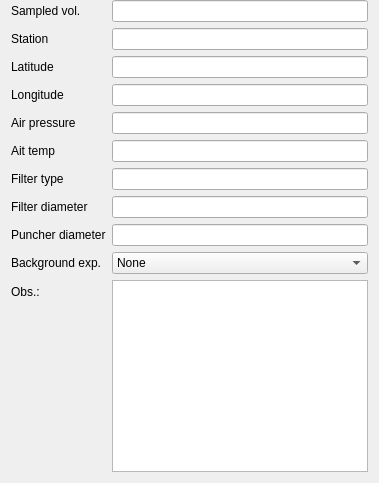
                <widget class="QWidget" name="punched_filter_page">
                 <property name="sizePolicy">
                  <sizepolicy hsizetype="Preferred" vsizetype="Preferred">
                   <horstretch>0</horstretch>
                   <verstretch>0</verstretch>
                  </sizepolicy>
                 </property>
                 <layout class="QVBoxLayout" name="verticalLayout_7">
                  <property name="topMargin">
                   <number>0</number>
                  </property>
                  <item>
                   <layout class="QFormLayout" name="formLayout_7">
                    <item row="0" column="0">
                     <widget class="QLabel" name="label_24">
                      <property name="text">
                       <string>Sampled vol.</string>
                      </property>
                     </widget>
                    </item>
                    <item row="0" column="1">
                     <widget class="QLineEdit" name="air_volume_text_edit_punch"/>
                    </item>
                    <item row="2" column="0">
                     <widget class="QLabel" name="label_4">
                      <property name="text">
                       <string>Latitude</string>
                      </property>
                     </widget>
                    </item>
                    <item row="2" column="1">
                     <widget class="QLineEdit" name="latitude_text_edit_punch"/>
                    </item>
                    <item row="3" column="0">
                     <widget class="QLabel" name="label_5">
                      <property name="text">
                       <string>Longitude</string>
                      </property>
                     </widget>
                    </item>
                    <item row="3" column="1">
                     <widget class="QLineEdit" name="longitude_text_edit_punch"/>
                    </item>
                    <item row="4" column="0">
                     <widget class="QLabel" name="label_7">
                      <property name="text">
                       <string>Air pressure</string>
                      </property>
                     </widget>
                    </item>
                    <item row="4" column="1">
                     <widget class="QLineEdit" name="press_text_edit_punch"/>
                    </item>
                    <item row="5" column="0">
                     <widget class="QLabel" name="label_17">
                      <property name="text">
                       <string>Ait temp</string>
                      </property>
                     </widget>
                    </item>
                    <item row="5" column="1">
                     <widget class="QLineEdit" name="temp_text_edit_punch"/>
                    </item>
                    <item row="6" column="0">
                     <widget class="QLabel" name="label_22">
                      <property name="text">
                       <string>Filter type</string>
                      </property>
                     </widget>
                    </item>
                    <item row="6" column="1">
                     <widget class="QLineEdit" name="filter_type_text_edit_punch"/>
                    </item>
                    <item row="7" column="0">
                     <widget class="QLabel" name="label_23">
                      <property name="text">
                       <string>Filter diameter</string>
                      </property>
                     </widget>
                    </item>
                    <item row="7" column="1">
                     <widget class="QLineEdit" name="filter_diameter_text_edit_punch"/>
                    </item>
                    <item row="8" column="0">
                     <widget class="QLabel" name="puncherDiamLabel">
                      <property name="text">
                       <string>Puncher diameter</string>
                      </property>
                     </widget>
                    </item>
                    <item row="8" column="1">
                     <widget class="QLineEdit" name="puncher_diameter_text_edit"/>
                    </item>
                    <item row="9" column="0">
                     <widget class="QLabel" name="backgroundExpLabel_2">
                      <property name="text">
                       <string>Background exp.</string>
                      </property>
                     </widget>
                    </item>
                    <item row="9" column="1">
                     <widget class="QComboBox" name="background_combobox_punch">
                      <item>
                       <property name="text">
                        <string>None</string>
                       </property>
                      </item>
                     </widget>
                    </item>
                    <item row="10" column="0">
                     <widget class="QLabel" name="label_3">
                      <property name="text">
                       <string>Obs.:</string>
                      </property>
                     </widget>
                    </item>
                    <item row="10" column="1">
                     <widget class="QTextEdit" name="exp_description_text_edit_punch">
                      <property name="sizePolicy">
                       <sizepolicy hsizetype="Expanding" vsizetype="Fixed">
                        <horstretch>0</horstretch>
                        <verstretch>0</verstretch>
                       </sizepolicy>
                      </property>
                      <property name="lineWrapMode">
                       <enum>QTextEdit::NoWrap</enum>
                      </property>
                     </widget>
                    </item>
                    <item row="1" column="0">
                     <widget class="QLabel" name="stationLabel_3">
                      <property name="text">
                       <string>Station</string>
                      </property>
                     </widget>
                    </item>
                    <item row="1" column="1">
                     <widget class="QLineEdit" name="station_text_edit_punch"/>
                    </item>
                   </layout>
                  </item>
                 </layout>
                </widget>
